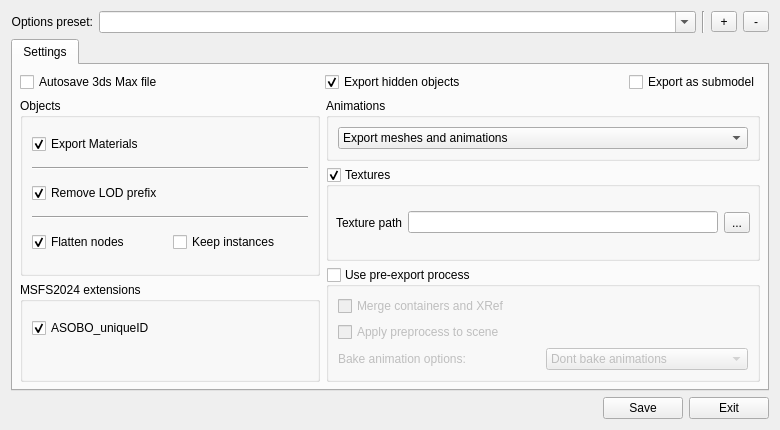
<?xml version="1.0" encoding="UTF-8"?>
<ui version="4.0">
 <class>settingsWindow</class>
 <widget class="QWidget" name="settingsWindow">
  <property name="geometry">
   <rect>
    <x>0</x>
    <y>0</y>
    <width>780</width>
    <height>430</height>
   </rect>
  </property>
  <property name="sizePolicy">
   <sizepolicy hsizetype="Preferred" vsizetype="Preferred">
    <horstretch>0</horstretch>
    <verstretch>0</verstretch>
   </sizepolicy>
  </property>
  <property name="minimumSize">
   <size>
    <width>780</width>
    <height>430</height>
   </size>
  </property>
  <property name="windowTitle">
   <string>Export Options</string>
  </property>
  <layout class="QVBoxLayout" name="verticalLayout_2">
   <item>
    <layout class="QHBoxLayout" name="horizontalLayout_8">
     <item>
      <widget class="QLabel" name="label_3">
       <property name="text">
        <string>Options preset:</string>
       </property>
       <property name="alignment">
        <set>Qt::AlignRight|Qt::AlignTrailing|Qt::AlignVCenter</set>
       </property>
      </widget>
     </item>
     <item>
      <widget class="QComboBox" name="comboOptionPreset">
       <property name="sizePolicy">
        <sizepolicy hsizetype="Preferred" vsizetype="Fixed">
         <horstretch>1</horstretch>
         <verstretch>0</verstretch>
        </sizepolicy>
       </property>
       <property name="minimumSize">
        <size>
         <width>570</width>
         <height>0</height>
        </size>
       </property>
       <property name="toolTip">
        <string>Set the &quot;Option Preset&quot; which will receive the options applied to.</string>
       </property>
       <property name="editable">
        <bool>true</bool>
       </property>
       <property name="currentText">
        <string/>
       </property>
       <property name="insertPolicy">
        <enum>QComboBox::InsertAtCurrent</enum>
       </property>
      </widget>
     </item>
     <item>
      <widget class="Line" name="line">
       <property name="orientation">
        <enum>Qt::Vertical</enum>
       </property>
      </widget>
     </item>
     <item>
      <widget class="QToolButton" name="btnAddOptionPreset">
       <property name="minimumSize">
        <size>
         <width>26</width>
         <height>0</height>
        </size>
       </property>
       <property name="toolTip">
        <string>Add new option preset</string>
       </property>
       <property name="text">
        <string>+</string>
       </property>
      </widget>
     </item>
     <item>
      <widget class="QToolButton" name="btnRemoveOptionPreset">
       <property name="minimumSize">
        <size>
         <width>26</width>
         <height>0</height>
        </size>
       </property>
       <property name="toolTip">
        <string>Remove selected option preset</string>
       </property>
       <property name="text">
        <string>-</string>
       </property>
      </widget>
     </item>
    </layout>
   </item>
   <item>
    <widget class="QTabWidget" name="tabWidget">
     <property name="currentIndex">
      <number>0</number>
     </property>
     <widget class="QWidget" name="tabSettings">
      <attribute name="title">
       <string>Settings</string>
      </attribute>
      <layout class="QVBoxLayout" name="verticalLayout_7">
       <property name="leftMargin">
        <number>7</number>
       </property>
       <property name="topMargin">
        <number>7</number>
       </property>
       <property name="rightMargin">
        <number>7</number>
       </property>
       <property name="bottomMargin">
        <number>7</number>
       </property>
       <item>
        <layout class="QHBoxLayout" name="horizontalLayout">
         <item>
          <widget class="QCheckBox" name="cbAutosave">
           <property name="toolTip">
            <string>When you export, it will automatically save the scene.</string>
           </property>
           <property name="text">
            <string>Autosave 3ds Max file</string>
           </property>
          </widget>
         </item>
         <item>
          <widget class="QCheckBox" name="cbExportHidden">
           <property name="toolTip">
            <string>If you have hidden object(s) in the layer(s) that should be exported they will be exported anyway.</string>
           </property>
           <property name="text">
            <string>Export hidden objects</string>
           </property>
           <property name="checked">
            <bool>true</bool>
           </property>
          </widget>
         </item>
         <item>
          <widget class="QCheckBox" name="cbSelectionAsSubmodel">
           <property name="sizePolicy">
            <sizepolicy hsizetype="Fixed" vsizetype="Fixed">
             <horstretch>0</horstretch>
             <verstretch>0</verstretch>
            </sizepolicy>
           </property>
           <property name="toolTip">
            <string>This option is to be set if you are using the merge model methods, without it, you will not be able to merge any model in the game. Make sure to have all your hierarchy under the same dummy object named &quot;Root&quot;.</string>
           </property>
           <property name="text">
            <string>Export as submodel</string>
           </property>
          </widget>
         </item>
        </layout>
       </item>
       <item>
        <layout class="QHBoxLayout" name="horizontalLayout_6">
         <item>
          <layout class="QGridLayout" name="glGroupBox">
           <item row="1" column="0">
            <widget class="QGroupBox" name="gbExtensions">
             <property name="maximumSize">
              <size>
               <width>300</width>
               <height>100</height>
              </size>
             </property>
             <property name="title">
              <string>MSFS2024 extensions</string>
             </property>
             <layout class="QVBoxLayout" name="verticalLayout_5">
              <item>
               <layout class="QHBoxLayout" name="horizontalLayout_4">
                <property name="topMargin">
                 <number>7</number>
                </property>
                <property name="bottomMargin">
                 <number>7</number>
                </property>
                <item>
                 <widget class="QCheckBox" name="cbAsoboUniqueID">
                  <property name="enabled">
                   <bool>true</bool>
                  </property>
                  <property name="toolTip">
                   <string>The GLTF format is calling node(s), several node(s) with the same node name will cause issue. This option will prevent this kind of blocker.</string>
                  </property>
                  <property name="text">
                   <string>ASOBO_uniqueID</string>
                  </property>
                  <property name="checked">
                   <bool>true</bool>
                  </property>
                 </widget>
                </item>
               </layout>
              </item>
              <item>
               <spacer name="verticalSpacer_2">
                <property name="orientation">
                 <enum>Qt::Vertical</enum>
                </property>
                <property name="sizeHint" stdset="0">
                 <size>
                  <width>20</width>
                  <height>40</height>
                 </size>
                </property>
               </spacer>
              </item>
             </layout>
            </widget>
           </item>
           <item row="0" column="0">
            <widget class="QGroupBox" name="gbObjects">
             <property name="minimumSize">
              <size>
               <width>300</width>
               <height>100</height>
              </size>
             </property>
             <property name="title">
              <string>Objects</string>
             </property>
             <layout class="QVBoxLayout" name="verticalLayout_3">
              <item>
               <layout class="QHBoxLayout" name="horizontalLayout_2">
                <item>
                 <widget class="QCheckBox" name="cbExportMaterials">
                  <property name="text">
                   <string>Export Materials</string>
                  </property>
                  <property name="checked">
                   <bool>true</bool>
                  </property>
                 </widget>
                </item>
               </layout>
              </item>
              <item>
               <widget class="Line" name="line_3">
                <property name="orientation">
                 <enum>Qt::Horizontal</enum>
                </property>
               </widget>
              </item>
              <item>
               <layout class="QHBoxLayout" name="horizontalLayout_5">
                <item>
                 <widget class="QCheckBox" name="cbRemoveLODPrefix">
                  <property name="toolTip">
                   <string>It cleans the names of all the meshes so this way if we refer in the xml code for example to animate the push_button_01 it will work on all the LODS by removing the xX_.</string>
                  </property>
                  <property name="text">
                   <string>Remove LOD prefix</string>
                  </property>
                  <property name="checked">
                   <bool>true</bool>
                  </property>
                 </widget>
                </item>
               </layout>
              </item>
              <item>
               <widget class="Line" name="line_2">
                <property name="orientation">
                 <enum>Qt::Horizontal</enum>
                </property>
               </widget>
              </item>
              <item>
               <layout class="QHBoxLayout" name="horizontalLayout_10">
                <property name="bottomMargin">
                 <number>0</number>
                </property>
                <item>
                 <widget class="QCheckBox" name="cbFlattenNodes">
                  <property name="toolTip">
                   <string>Collapse hierarchy during export.
Note: gizmos and lights will be kept as independant nodes.</string>
                  </property>
                  <property name="text">
                   <string>Flatten nodes</string>
                  </property>
                  <property name="checked">
                   <bool>true</bool>
                  </property>
                 </widget>
                </item>
                <item>
                 <widget class="QCheckBox" name="cbKeepInstances">
                  <property name="toolTip">
                   <string>If you have instances in the max file(s), these instances will be kept in the GLTF (it can be important for performance optimization in the game). Be cautious, too many instances can also have a negative impact on performances.</string>
                  </property>
                  <property name="text">
                   <string>Keep instances</string>
                  </property>
                 </widget>
                </item>
               </layout>
              </item>
             </layout>
            </widget>
           </item>
          </layout>
         </item>
         <item>
          <layout class="QGridLayout" name="glGroupBox1">
           <item row="3" column="0">
            <widget class="QGroupBox" name="gbUsePreExport">
             <property name="toolTip">
              <string>Apply pre-export settings</string>
             </property>
             <property name="title">
              <string>Use pre-export process</string>
             </property>
             <property name="checkable">
              <bool>true</bool>
             </property>
             <property name="checked">
              <bool>false</bool>
             </property>
             <layout class="QVBoxLayout" name="verticalLayout_4">
              <item>
               <widget class="QCheckBox" name="cbMergeContainers">
                <property name="toolTip">
                 <string>For all the elements that are shared between several max files, the best example is the containers of instruments that will be merged before the export</string>
                </property>
                <property name="text">
                 <string>Merge containers and XRef</string>
                </property>
               </widget>
              </item>
              <item>
               <widget class="QCheckBox" name="cbApplyPreprocessToScene">
                <property name="toolTip">
                 <string>If you want the options above to be permanent no way back from there. It may break your scene if you don’t pay attention to this option</string>
                </property>
                <property name="text">
                 <string>Apply preprocess to scene</string>
                </property>
               </widget>
              </item>
              <item>
               <layout class="QHBoxLayout" name="horizontalLayout_3">
                <item>
                 <widget class="QLabel" name="label">
                  <property name="toolTip">
                   <string/>
                  </property>
                  <property name="text">
                   <string>Bake animation options:</string>
                  </property>
                 </widget>
                </item>
                <item>
                 <widget class="QComboBox" name="comboBakeAnimationOptions">
                  <property name="minimumSize">
                   <size>
                    <width>140</width>
                    <height>0</height>
                   </size>
                  </property>
                  <property name="toolTip">
                   <string>To avoid some animation issues, the animation will be baked on every key of the timeline. Also, some of the meshes with constraints will work in the game only if their animation has been baked.</string>
                  </property>
                  <property name="currentText">
                   <string>Dont bake animations</string>
                  </property>
                  <item>
                   <property name="text">
                    <string>Dont bake animations</string>
                   </property>
                  </item>
                  <item>
                   <property name="text">
                    <string>Bake all animations</string>
                   </property>
                  </item>
                  <item>
                   <property name="text">
                    <string>Selective bake</string>
                   </property>
                  </item>
                 </widget>
                </item>
               </layout>
              </item>
             </layout>
            </widget>
           </item>
           <item row="2" column="0">
            <widget class="QGroupBox" name="gbTextures">
             <property name="sizePolicy">
              <sizepolicy hsizetype="Preferred" vsizetype="MinimumExpanding">
               <horstretch>0</horstretch>
               <verstretch>0</verstretch>
              </sizepolicy>
             </property>
             <property name="title">
              <string>Textures</string>
             </property>
             <property name="checkable">
              <bool>true</bool>
             </property>
             <property name="checked">
              <bool>true</bool>
             </property>
             <layout class="QHBoxLayout" name="horizontalLayout_9">
              <property name="leftMargin">
               <number>7</number>
              </property>
              <property name="topMargin">
               <number>7</number>
              </property>
              <property name="rightMargin">
               <number>7</number>
              </property>
              <property name="bottomMargin">
               <number>7</number>
              </property>
              <item>
               <widget class="QLabel" name="lbTexturePath">
                <property name="enabled">
                 <bool>true</bool>
                </property>
                <property name="text">
                 <string>Texture path</string>
                </property>
               </widget>
              </item>
              <item>
               <widget class="QLineEdit" name="lineTexturePath">
                <property name="enabled">
                 <bool>true</bool>
                </property>
                <property name="toolTip">
                 <string>Folder where to export the textures (if empty will be exported next to gltf)</string>
                </property>
               </widget>
              </item>
              <item>
               <widget class="QToolButton" name="btnBrowseTexture">
                <property name="enabled">
                 <bool>true</bool>
                </property>
                <property name="minimumSize">
                 <size>
                  <width>26</width>
                  <height>0</height>
                 </size>
                </property>
                <property name="text">
                 <string>...</string>
                </property>
               </widget>
              </item>
             </layout>
            </widget>
           </item>
           <item row="1" column="0">
            <widget class="QGroupBox" name="gbAnimations">
             <property name="title">
              <string>Animations</string>
             </property>
             <layout class="QVBoxLayout" name="verticalLayout">
              <item>
               <widget class="QComboBox" name="comboAnimationExport">
                <property name="toolTip">
                 <string>Choose the export type for the animation(s)</string>
                </property>
                <item>
                 <property name="text">
                  <string>Export meshes and animations</string>
                 </property>
                </item>
                <item>
                 <property name="text">
                  <string>Export meshes only (no animation)</string>
                 </property>
                </item>
                <item>
                 <property name="text">
                  <string>Export animations only (no mesh)</string>
                 </property>
                </item>
               </widget>
              </item>
             </layout>
            </widget>
           </item>
          </layout>
         </item>
        </layout>
       </item>
      </layout>
     </widget>
    </widget>
   </item>
   <item>
    <layout class="QHBoxLayout" name="horizontalLayout_7">
     <item>
      <spacer name="horizontalSpacer_7">
       <property name="orientation">
        <enum>Qt::Horizontal</enum>
       </property>
       <property name="sizeHint" stdset="0">
        <size>
         <width>40</width>
         <height>20</height>
        </size>
       </property>
      </spacer>
     </item>
     <item>
      <widget class="QPushButton" name="btnSave">
       <property name="toolTip">
        <string>Save settings for the selected &quot;Option Preset&quot;</string>
       </property>
       <property name="text">
        <string>Save</string>
       </property>
      </widget>
     </item>
     <item>
      <widget class="QPushButton" name="btnCancel">
       <property name="text">
        <string>Exit</string>
       </property>
      </widget>
     </item>
    </layout>
   </item>
  </layout>
 </widget>
 <resources/>
 <connections/>
</ui>
